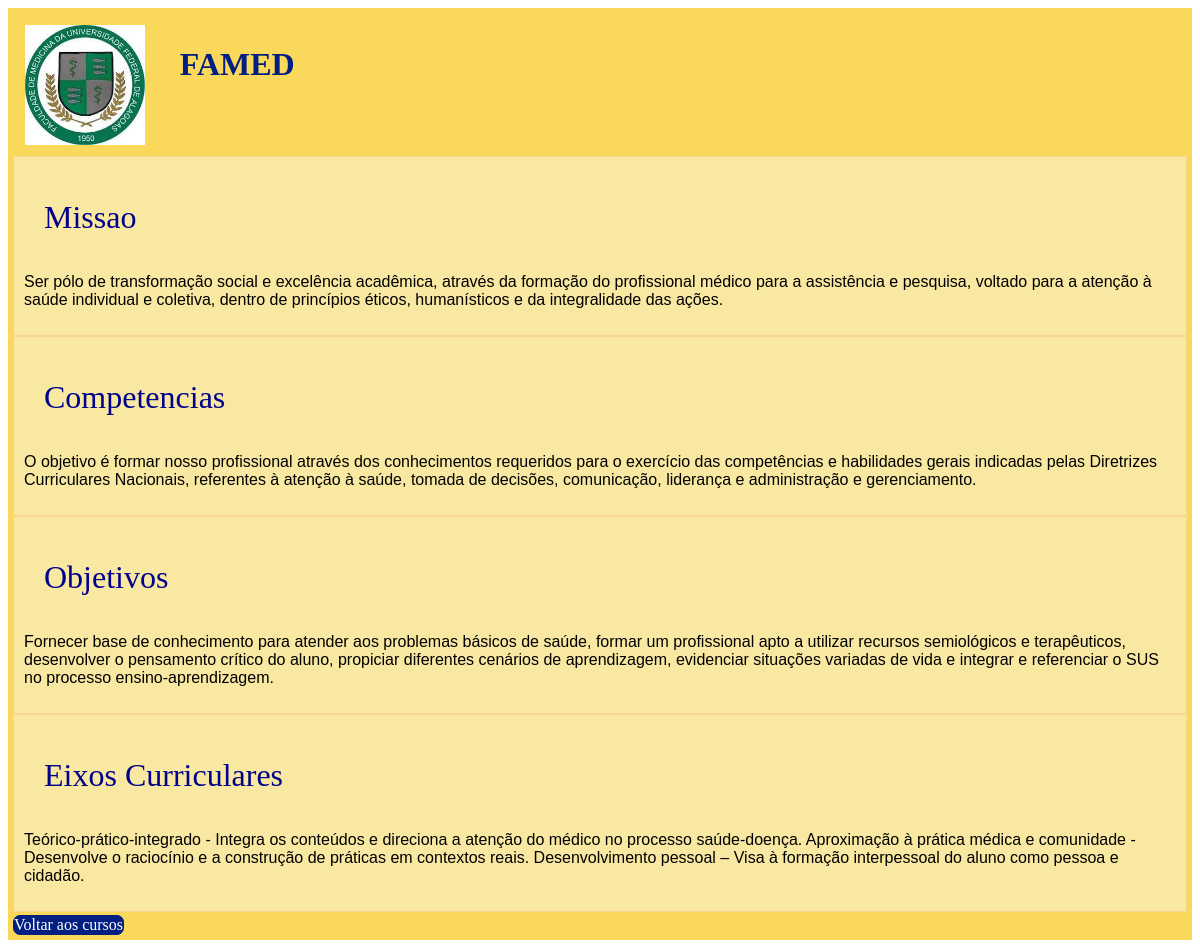
/lista/5/infos/, run on the app's committed database.
### lista/models.py (models this page shows, shortened)
class Palavra(models.Model):
    palavra=models.CharField(max_length=50)
    image=models.CharField(max_length=100)

class Informacao(models.Model):
    palavra=models.ForeignKey(Palavra, on_delete=models.CASCADE)
    titulo=models.CharField(max_length=200)
    texto=models.CharField(max_length=700)

### lista/views.py (the view)
# urls.py: path('<int:palavra_id>/infos/',views.infos,name='infos'),
def infos(request, palavra_id):
    palavra=get_object_or_404(Palavra, pk=palavra_id)
    if not palavra.informacao_set.exists():
        return render(request, 'lista/infos.html',{
            'palavra':palavra,
            'obs':'Palavra sem opções'
        })
    return render(request, 'lista/infos.html',{
        'palavra':palavra,
        'obs':''
    })

### lista/templates/lista/infos.html (shortened to what this page needs)
{% load static %}
<!DOCTYPE html>
<html>
    <head>
        <link rel="stylesheet" href="{% static 'css/styles.css' %}">
    </head>
    <body>
        <div class="infos-page">
            <div class="cabecalho">
                <img src="{%static 'images/'%}{{palavra.image}}" width="120px"/>
                <h1>{{palavra.palavra}}</h1>
            </div>
            {% for informacao in palavra.informacao_set.all %}
                <div class="infos">
                    <p class="title">{{informacao.titulo}}</p>
                    <p class="texto">{{informacao.texto}}</p>
                </div>
            {% endfor %}
            <a href="{% url 'lista:index' %}">Voltar aos cursos</a>
        </div>
    </body>
</html>

### lista/static/css/styles.css (style rules this page uses)
.infos-page { display: flex; flex-direction: column; max-width: 1465px; padding: 5px; background-color: #F9D85B; min-height: 100vh; align-items: left; }
.infos-page a { margin-top: 3px; width:fit-content; border:1px solid #001f80; background-color: #001f80; border-radius: 7px; color:white; }
.cabecalho { display: flex; padding-left: 1%; padding-top: 1%; padding-bottom: 1%; }
.cabecalho h1 { padding-left: 35px; color: #001f80; }
.infos { background-color:#F9E8A1; border: 1px solid #F7D68F; padding: 10px; }
.title { color:darkblue; align-self: center; padding-left: 20px; padding-bottom: 5px; font-family:'Times New Roman', Times, serif; font-size:xx-large; }
.texto { font-family:Verdana, Geneva, Tahoma, sans-serif; font-size: medium; }
a { text-decoration: none!important; }

### data on the page
Palavra: image (picture), palavra "FAMED"
Informacao: titulo "Missao", texto "Ser pólo de transformação social e excelência acadêmica, através da formação do profissional médico para a assistência e pesquisa, voltado para a atenção à saúde individual e coletiva, dentro de princípios éticos, humanísticos e da integralidade das ações."
Informacao: titulo "Competencias", texto "O objetivo é formar nosso profissional através dos conhecimentos requeridos para o exercício das competências e habilidades gerais indicadas pelas Diretrizes Curriculares Nacionais, referentes à atenção à saúde, tomada de decisões, comunicação, liderança e administração e gerenciamento."
Informacao: titulo "Objetivos", texto "Fornecer base de conhecimento para atender aos problemas básicos de saúde, formar um profissional apto a utilizar recursos semiológicos e terapêuticos, desenvolver o pensamento crítico do aluno, propiciar diferentes cenários de aprendizagem, evidenciar situações variadas de vida e integrar e referenciar o SUS no processo ensino-aprendizagem."
Informacao: titulo "Eixos Curriculares", texto "Teórico-prático-integrado - Integra os conteúdos e direciona a atenção do médico no processo saúde-doença. Aproximação à prática médica e comunidade - Desenvolve o raciocínio e a construção de práticas em contextos reais. Desenvolvimento pessoal – Visa à formação interpessoal do aluno como pessoa e cidadão."
